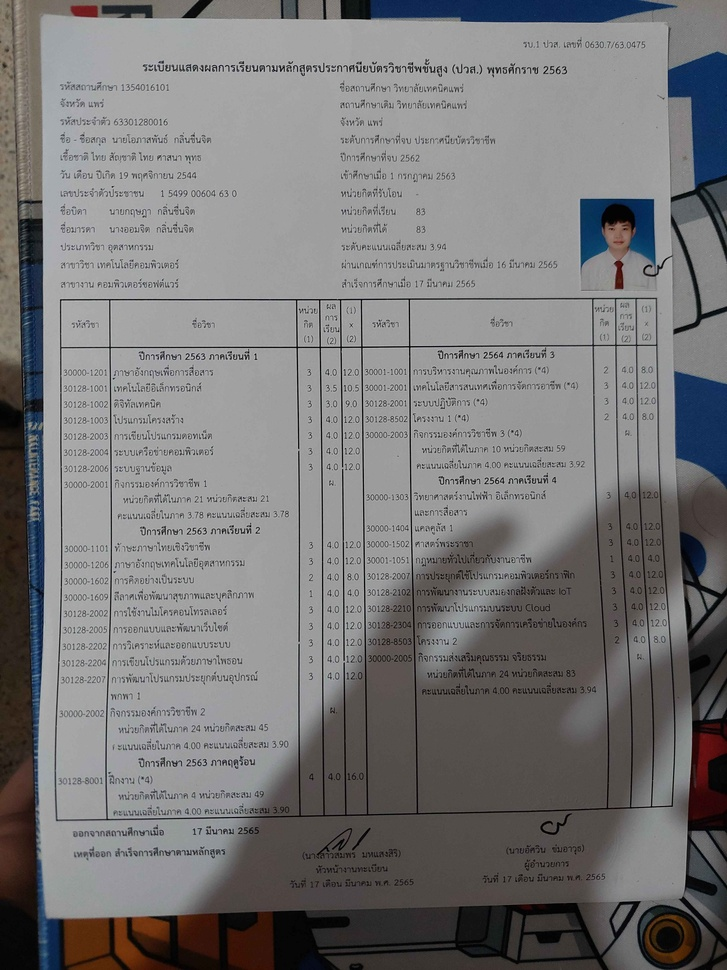
#> input picture images/transcript/pun_tran_mo.jpg, 727 x 970 px, shrunk from 3468 x 4624 before the run, found by its file name
$ jupyter execute remove_table.ipynb
#> lines starting #> are read from the running program, lines starting #| are printed output that depends on the picture; after the words box and inside, x2 and y2 are one past the last pixel; in counts of white or black regions, pixels touching at a corner belong together
[cell 1]
import cv2
import numpy as np

[cell 2]
#image = cv2.imread("images/transcript/pun_20240817_0001.jpg")
image = cv2.imread("images/transcript/pun_tran_mo.jpg")
#> image is the input picture: shape (970, 727, 3); mean B, G, R 120.3, 119.8, 120.8
gray = cv2.cvtColor(image, cv2.COLOR_BGR2GRAY)
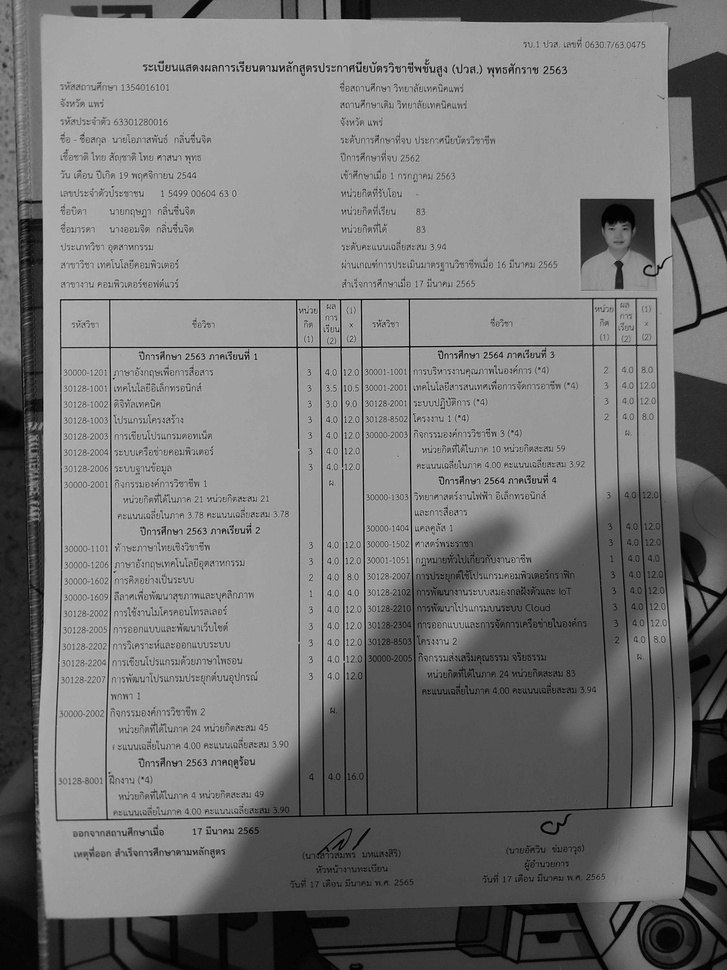
#> gray: shape (970, 727); min 0, max 215, mean 120.1
ath_gaussian = cv2.adaptiveThreshold(gray, 255, cv2.ADAPTIVE_THRESH_GAUSSIAN_C, cv2.THRESH_BINARY_INV, 51,30)
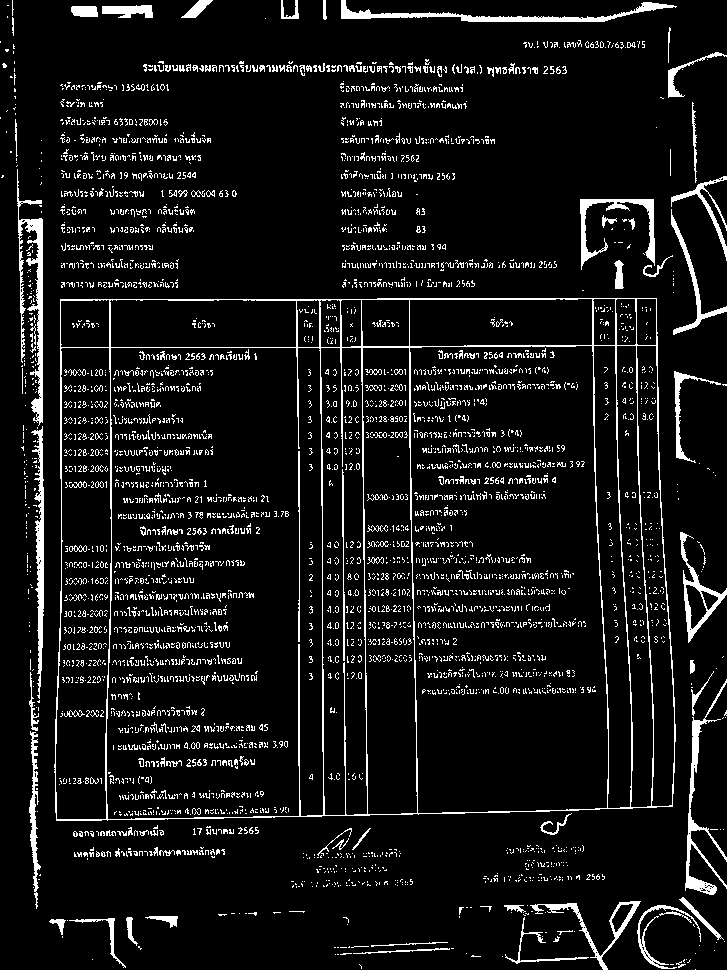
#> ath_gaussian: shape (970, 727); 8.3% white in thin lines or dots

cv2.imwrite("images/research/ath_gaussian.jpg", ath_gaussian)

# Define a kernel for detecting horizontal lines
horizontal_kernel = cv2.getStructuringElement(cv2.MORPH_RECT, (40, 1))
horizontal_lines = cv2.morphologyEx(ath_gaussian, cv2.MORPH_OPEN, horizontal_kernel)
#> horizontal_lines: shape (970, 727); 0.57% white; 7 white regions, largest, box (x1, y1, x2, y2) and area: (342, 14, 612, 22) 1062, (61, 298, 658, 301) 880, (57, 810, 580, 821) 750
cv2.imwrite("images/research/horizontal_lines.jpg", horizontal_lines)

# Define a kernel for detecting vertical lines
vertical_kernel = cv2.getStructuringElement(cv2.MORPH_RECT, (1, 40))
vertical_lines = cv2.morphologyEx(ath_gaussian, cv2.MORPH_OPEN, vertical_kernel)
#> vertical_lines: shape (970, 727); 1.5% white in thin lines or dots
cv2.imwrite("images/research/vertical_lines.jpg", vertical_lines)

# Combine both horizontal and vertical lines
table_lines = cv2.add(horizontal_lines, vertical_lines)
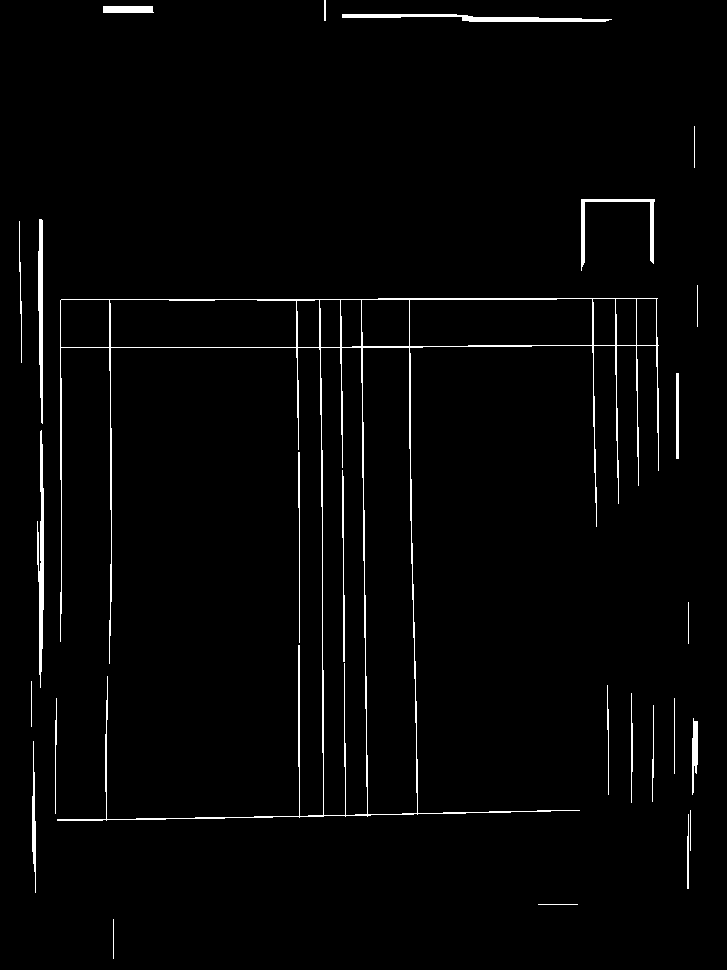
#> table_lines: shape (970, 727); 2.1% white in thin lines or dots
cv2.imwrite("images/research/table_lines.jpg", table_lines)

# Subtract the table lines from the binary image
table_removed = cv2.subtract(ath_gaussian, table_lines)
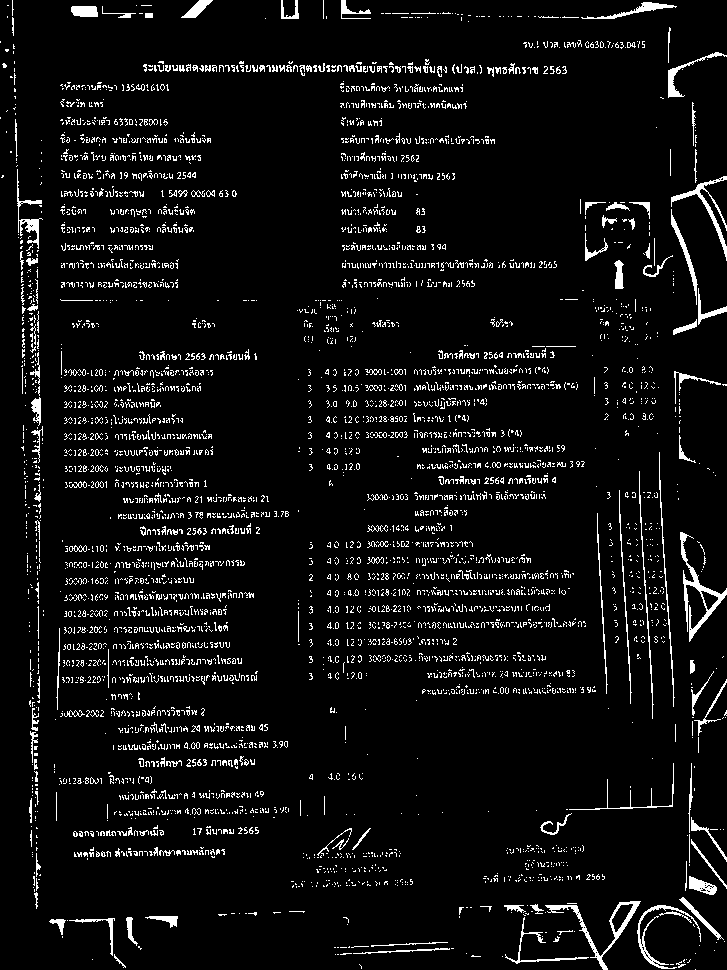
#> table_removed: shape (970, 727); 6.3% white in thin lines or dots
cv2.imwrite("images/research/table_removed.jpg", table_removed)

# Invert the image back to original colors (optional)
table_removed_inverted = cv2.bitwise_not(table_removed)
#> table_removed_inverted: shape (970, 727); 93.7% white; black in thin lines or dots
cv2.imwrite("images/research/table_removed_inverted.jpg", table_removed_inverted)
#> Out = True

### Unsharp Masking

[cell 3]
import cv2
import numpy as np

# Load image
image = cv2.imread("images/transcript/pun_tran_mo.jpg")

# Convert to grayscale
gray = cv2.cvtColor(image, cv2.COLOR_BGR2GRAY)

# Apply GaussianBlur to the image
blurred = cv2.GaussianBlur(gray, (5, 5), 0)

# Create the unsharp mask
unsharp_mask = cv2.addWeighted(gray, 1.5, blurred, -0.5, 0)

# Display the result
cv2.imwrite('images/research/Original-Image.jpg', gray)
cv2.imwrite('images/research/Sharpened-Image.jpg', unsharp_mask)
cv2.waitKey(0)
cv2.destroyAllWindows()

### Using High Pass Filter

[cell 4]
import cv2
import numpy as np

# Load image
image = cv2.imread("images/transcript/pun_tran_mo.jpg")

# Convert to grayscale
gray = cv2.cvtColor(image, cv2.COLOR_BGR2GRAY)

# Apply a high pass filter
kernel = np.array([[-1, -1, -1],
                   [-1,  8, -1],
                   [-1, -1, -1]])
high_pass = cv2.filter2D(gray, -1, kernel)
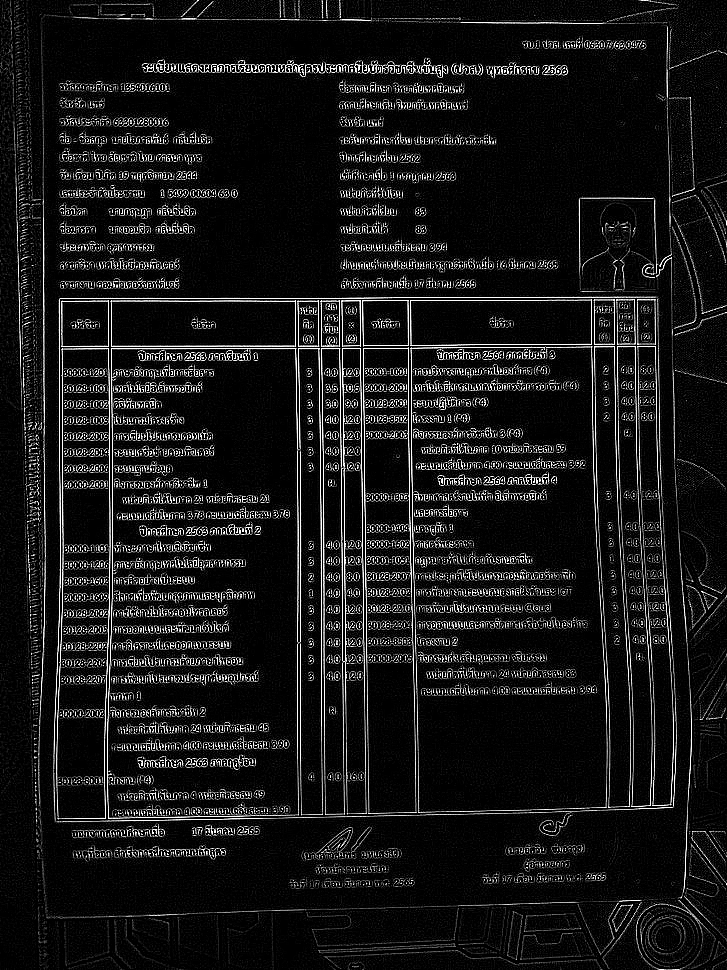
#> high_pass: shape (970, 727); min 0, max 255, mean 23.7

# Add the high pass filter result to the original image
sharpened = cv2.add(gray, high_pass)
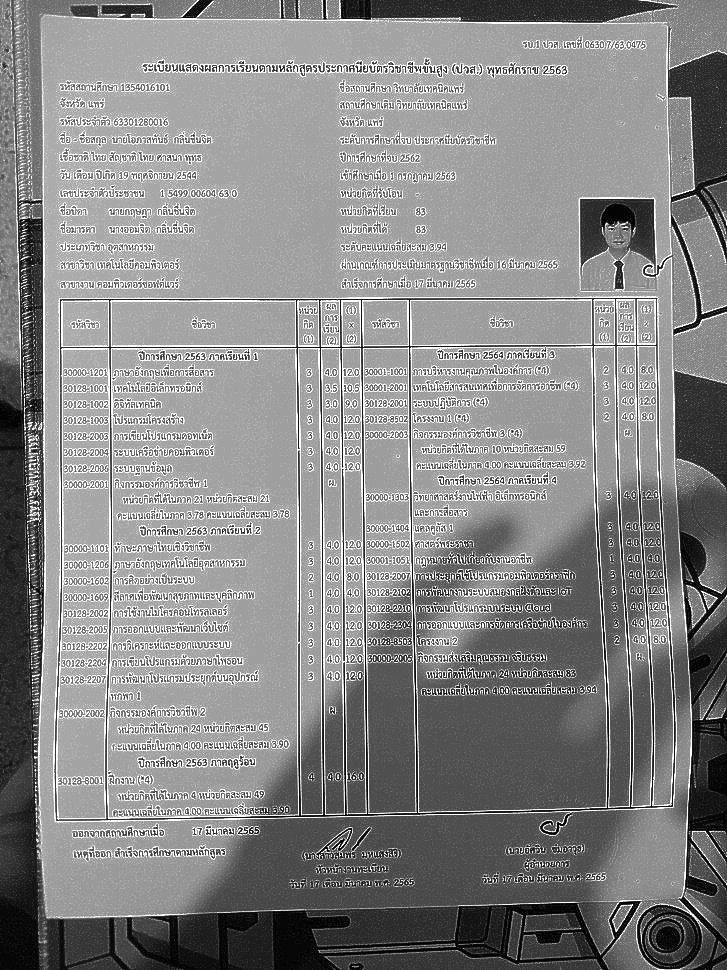
#> sharpened: shape (970, 727); min 0, max 255, mean 135.8

# Display the result
cv2.imwrite('images/research/Original-Image.jpg', gray)
cv2.imwrite('images/research/High Pass Filtered Image.jpg', high_pass)
cv2.imwrite('images/research/Sharpened-Image.jpg', sharpened)
cv2.waitKey(0)
cv2.destroyAllWindows()
